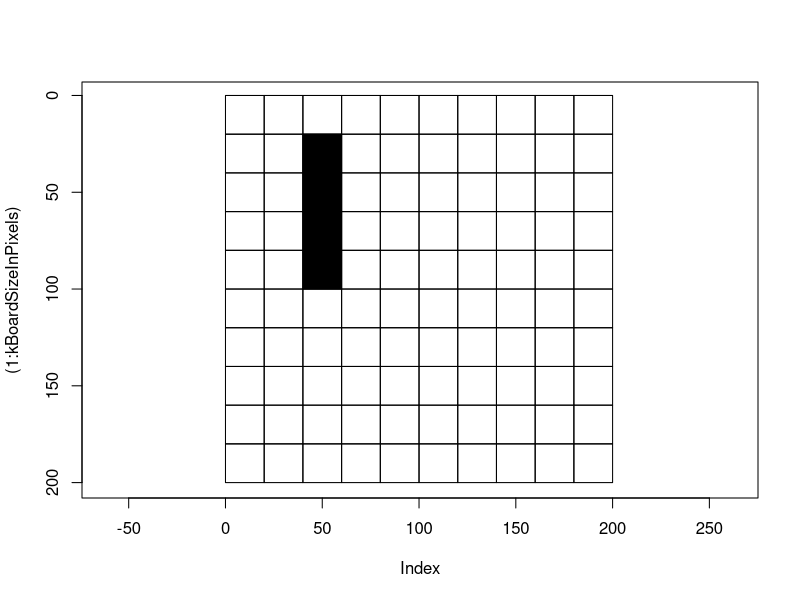
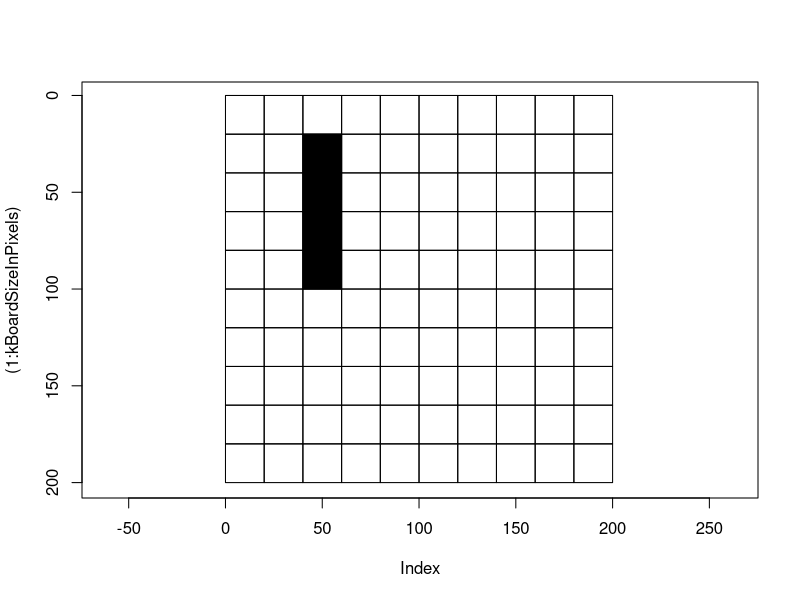
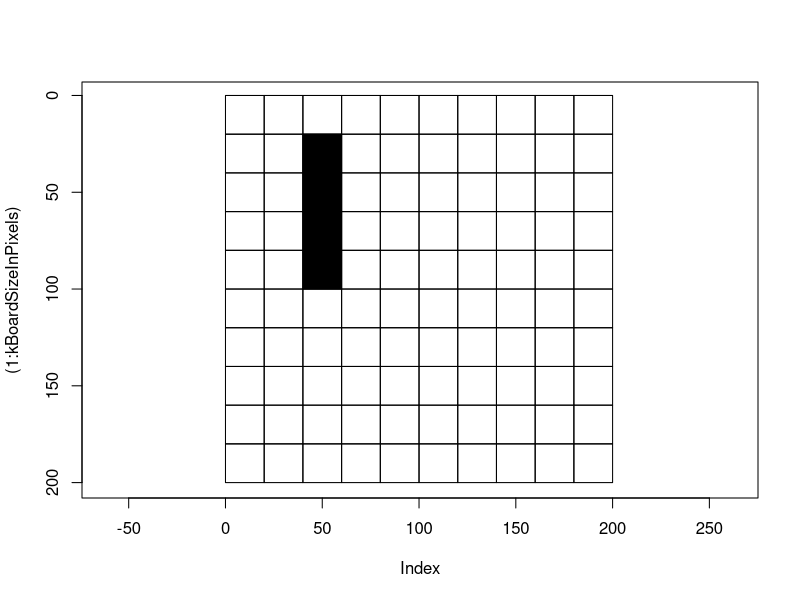
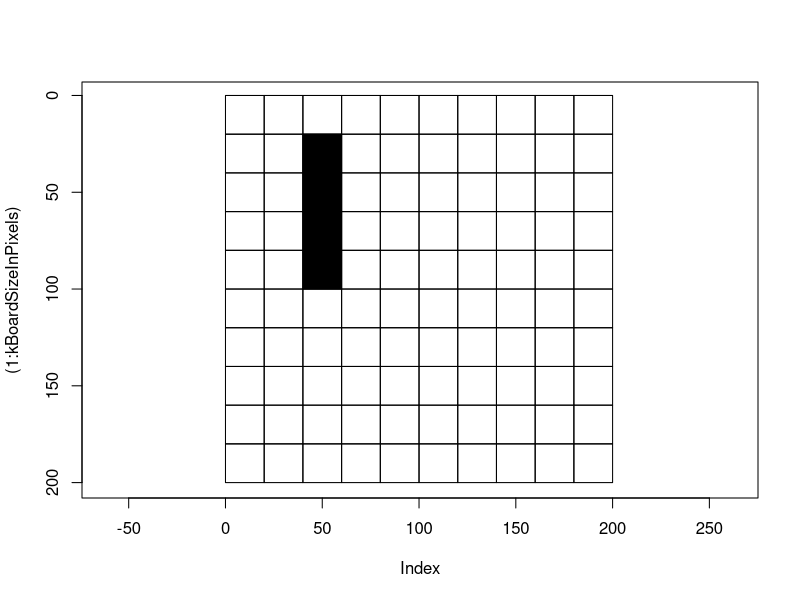
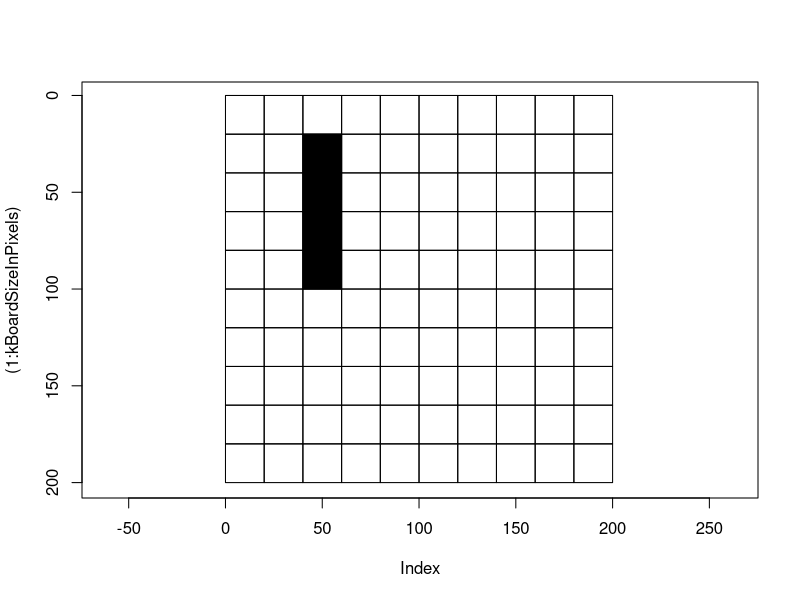
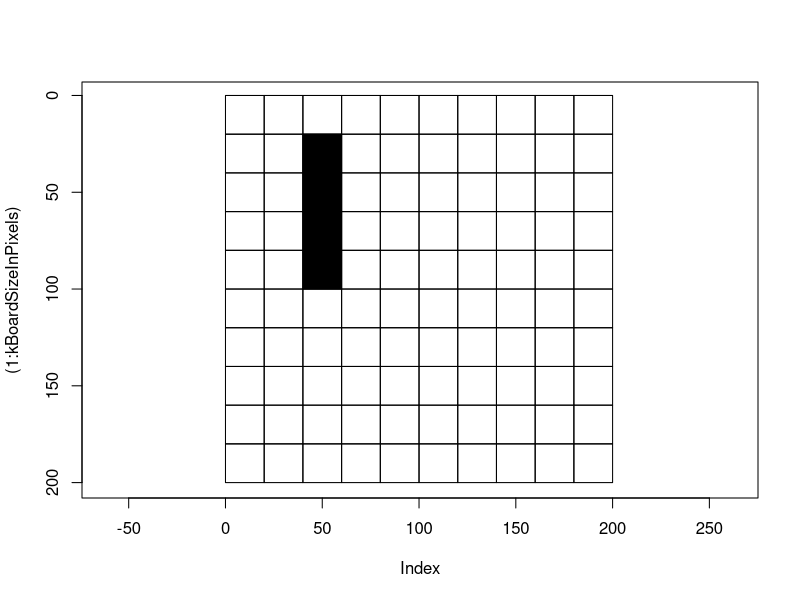
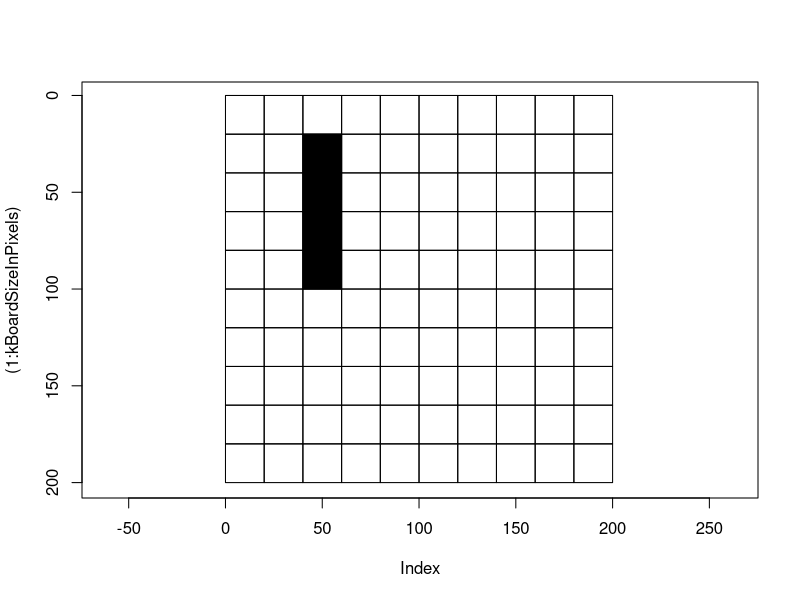
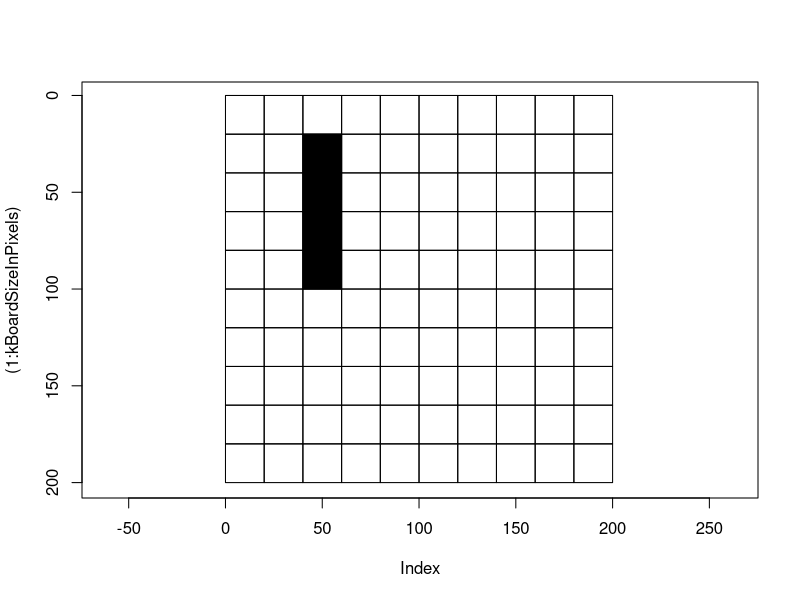

Write R code to recreate these figures, in order. (Note: a time limit stopped this script after it produced the figures.)
# Constants
kBoardSize <- 10
kTileSize <- 20
kBoardSizeInPixels <- kBoardSize * kTileSize

# --- Snake initialization ---
x <- c(3, 3, 3, 3)
y <- c(2, 3, 4, 5)

# Matrix with 2 columns (x and y) where rows are snake's segments
# cbind -> column bind. It merges/zips two vectors(columns) to make one matrix
snake.body.coordinates <<- cbind(x, y)      

# Remembers last typed key
# It allows to redo the last move by pressing ENTER 
snake.last.action <<- "NO ACTION TAKEN YET" 
snake.moves.counter <<- 0

# --- Drawing functions---
drawBox <- function(x, y, filling){
    # It takes grid coordinates and converts them into axis scale (imagine it as pixels)
    
    # Pair of x and y for opposite square's corners
    corner.bottom_left <- c((x - 1) * kTileSize, (y - 1) * kTileSize)
    corner.upper_right <- c((x - 1) * kTileSize + kTileSize, (y - 1) * kTileSize + kTileSize)
        
    # Draw rectangle with filling
    rect(xleft = corner.bottom_left[1], ybottom = corner.bottom_left[2], 
         xright = corner.upper_right[1], ytop = corner.upper_right[2],
         density = filling)
}

clearBoard <- function(){
    # Force using new plot
    
    # type "n" means "dont draw anything at the beginning"
    # ylim -> reverse axis (count from top to bottom)
    # asp -> aspect ratio (keep square tiles)
    plot((1:kBoardSizeInPixels), type = "n", ylim = rev(range(1:kBoardSizeInPixels)), asp = 1)
}

drawBoardGrid <- function(){
    for(y in seq(from = 1, to = kBoardSize, by = 1)){
        for(x in seq(from = 1, to = kBoardSize, by = 1)){
            drawBox(x, y, filling = 0)
        } 
    }
}

drawSnake <- function(){
    # Draw each snake's segments by iterating through the entire snake.body.coordinates vector
    
    for(row.index in (1:nrow(snake.body.coordinates))){
        # take one row and all columns (x and y)
        # print(snake.body.coordinates[row.index, ])
        x = snake.body.coordinates[row.index, 1]
        y = snake.body.coordinates[row.index, 2]
        
        # NA - Black filling
        drawBox(x, y, filling = NA)
    }
}

crawl <- function(new.head.x, new.head.y){
    # Add new head as first row (push to the front)
    snake.body.coordinates <<- rbind(c(new.head.x, new.head.y), snake.body.coordinates)
    
    # Remove old tail by removing entire last row
    snake.body.coordinates <<- snake.body.coordinates[1:nrow(snake.body.coordinates) - 1, ]
    
    print(snake.body.coordinates)
}


# --- Snake movement ---
moveInDirection <- function(key){
    # Temporary variables
    head.x <- snake.body.coordinates[1, 1]
    head.y <- snake.body.coordinates[1, 2]
    
    switch(key,
           w={
               print('W')
               new.head.x <- head.x
               new.head.y <- head.y - 1
               crawl(new.head.x, new.head.y)
           },
           s={
               print('S')
               new.head.x <- head.x
               new.head.y <- head.y + 1
               crawl(new.head.x, new.head.y)
           },
           a={
               print('A')
               new.head.x <- head.x - 1
               new.head.y <- head.y
               crawl(new.head.x, new.head.y)
           },
           d={
               print('D')
               new.head.x <- head.x + 1
               new.head.y <- head.y
               crawl(new.head.x, new.head.y)
           },
           q={
               stop("Exiting game...")
           },
           {
               # What happens when none of keys listed above were eneterd...
               # Leave empty
           })
}

readKeyboardInput <- function(){
    # Read input from command line
    snake.next_direction <- readline()
    
    # If ENTER then repeat last action
    if(snake.next_direction == ""){
        moveInDirection(snake.last.action)
    }else{
    # If any other key, then move and remember it
        moveInDirection(snake.next_direction)
        snake.last.action <<- snake.next_direction
    }
    
    # Display moves counter to the console
    snake.moves.counter <<- snake.moves.counter + 1
    cat("Moves taken: ", snake.moves.counter)
}

# Game loop
repeat{
    clearBoard()
    drawBoardGrid()
    drawSnake()
    readKeyboardInput()
    
    # loop delay
    # Sys.sleep(0.7)
}
